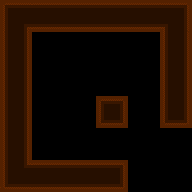

This is a level from a 2D game, rendered from its Tiled map with the project's own tilesets. A one-line summary and the map file follow, with tile-layer data summarised:
An orthogonal 6x6 tile map with 32x32 px tiles, 1 tile layer (Calque de Tile 1), 1 hidden layer not drawn, 2 tilesets.

<map version="1.0" orientation="orthogonal" width="6" height="6" tilewidth="32" tileheight="32">
 <tileset firstgid="1" name="min" tilewidth="32" tileheight="32">
  <image source="../tilesets/walls.png" width="256" height="192" />
 </tileset>
 <tileset firstgid="49" name="meta" tilewidth="32" tileheight="32">
  <image source="../tilesets/metaset2.png" width="64" height="64" />
 </tileset>
 <layer name="Calque de Tile 1" width="6" height="6">
  <data>[36 cells, 36 non-empty, 9 distinct tile ids]</data>
 </layer>
 <layer name="meta" width="6" height="6" visible="0">
  <data>[36 cells, 21 non-empty, 2 distinct tile ids]</data>
 </layer>
</map>
